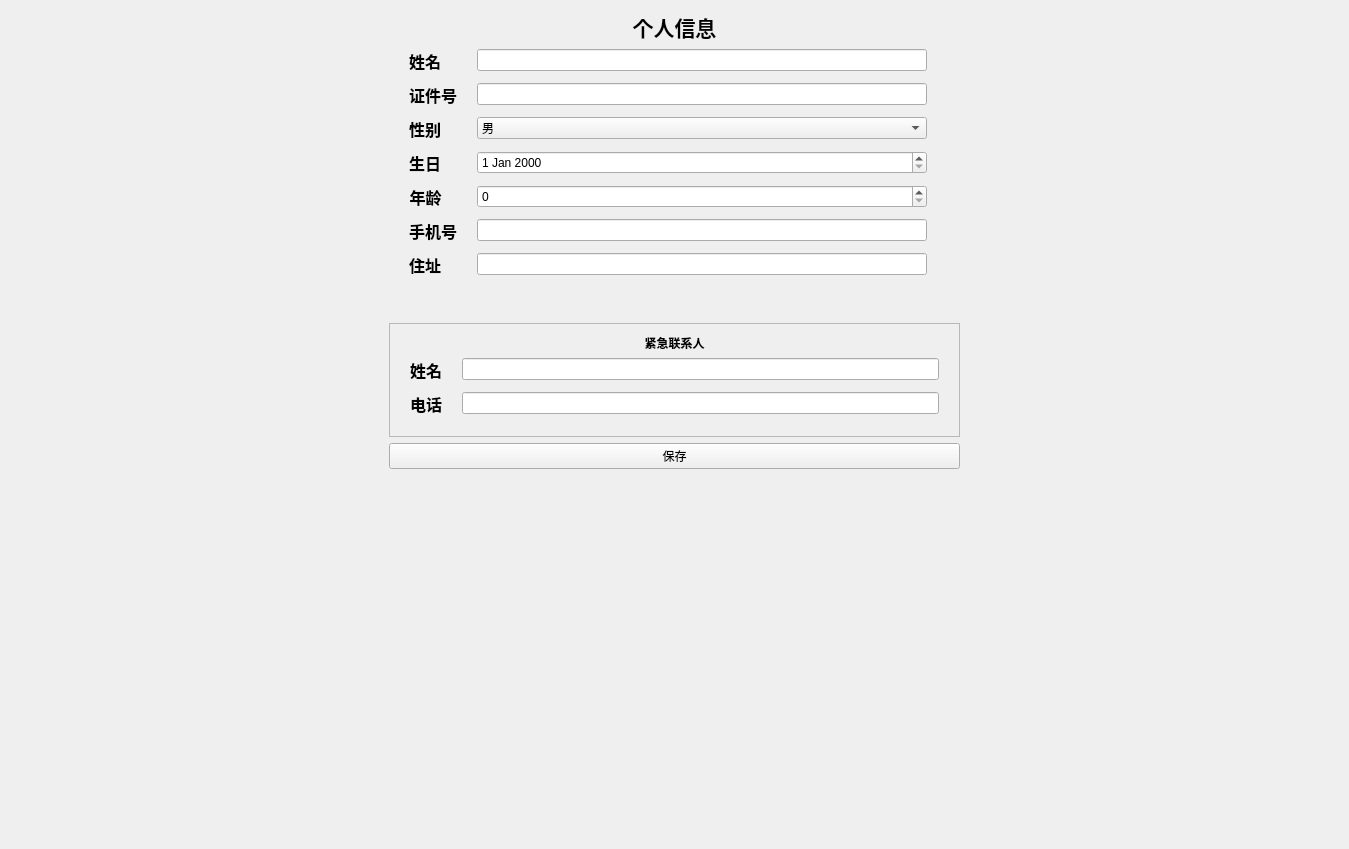
<?xml version="1.0" encoding="UTF-8"?>
<ui version="4.0">
 <class>PatientInfoPage</class>
 <widget class="QWidget" name="PatientInfoPage">
  <property name="geometry">
   <rect>
    <x>0</x>
    <y>0</y>
    <width>1349</width>
    <height>849</height>
   </rect>
  </property>
  <property name="windowTitle">
   <string>Form</string>
  </property>
  <layout class="QHBoxLayout" name="horizontalLayout_2">
   <item>
    <spacer name="horizontalSpacer">
     <property name="orientation">
      <enum>Qt::Horizontal</enum>
     </property>
     <property name="sizeHint" stdset="0">
      <size>
       <width>156</width>
       <height>20</height>
      </size>
     </property>
    </spacer>
   </item>
   <item>
    <layout class="QVBoxLayout" name="verticalLayout_3">
     <property name="topMargin">
      <number>0</number>
     </property>
     <item>
      <widget class="QLabel" name="HeaderLabel">
       <property name="font">
        <font>
         <pointsize>16</pointsize>
         <weight>75</weight>
         <bold>true</bold>
        </font>
       </property>
       <property name="text">
        <string>个人信息</string>
       </property>
       <property name="alignment">
        <set>Qt::AlignCenter</set>
       </property>
      </widget>
     </item>
     <item>
      <layout class="QVBoxLayout" name="verticalLayout">
       <item>
        <layout class="QHBoxLayout" name="horizontalLayout">
         <property name="bottomMargin">
          <number>0</number>
         </property>
         <item>
          <layout class="QFormLayout" name="formLayout">
           <property name="horizontalSpacing">
            <number>20</number>
           </property>
           <property name="verticalSpacing">
            <number>10</number>
           </property>
           <property name="leftMargin">
            <number>20</number>
           </property>
           <property name="rightMargin">
            <number>20</number>
           </property>
           <item row="0" column="0">
            <widget class="QLabel" name="label">
             <property name="sizePolicy">
              <sizepolicy hsizetype="Preferred" vsizetype="Preferred">
               <horstretch>0</horstretch>
               <verstretch>0</verstretch>
              </sizepolicy>
             </property>
             <property name="font">
              <font>
               <pointsize>12</pointsize>
               <weight>75</weight>
               <bold>true</bold>
              </font>
             </property>
             <property name="text">
              <string>姓名</string>
             </property>
             <property name="alignment">
              <set>Qt::AlignCenter</set>
             </property>
            </widget>
           </item>
           <item row="0" column="1">
            <widget class="QLineEdit" name="NameInput">
             <property name="sizePolicy">
              <sizepolicy hsizetype="Minimum" vsizetype="Fixed">
               <horstretch>0</horstretch>
               <verstretch>0</verstretch>
              </sizepolicy>
             </property>
             <property name="minimumSize">
              <size>
               <width>450</width>
               <height>0</height>
              </size>
             </property>
            </widget>
           </item>
           <item row="1" column="0">
            <widget class="QLabel" name="label_2">
             <property name="sizePolicy">
              <sizepolicy hsizetype="Preferred" vsizetype="Preferred">
               <horstretch>0</horstretch>
               <verstretch>0</verstretch>
              </sizepolicy>
             </property>
             <property name="font">
              <font>
               <pointsize>12</pointsize>
               <weight>75</weight>
               <bold>true</bold>
              </font>
             </property>
             <property name="text">
              <string>证件号</string>
             </property>
             <property name="alignment">
              <set>Qt::AlignCenter</set>
             </property>
            </widget>
           </item>
           <item row="1" column="1">
            <widget class="QLineEdit" name="IdInput">
             <property name="sizePolicy">
              <sizepolicy hsizetype="Minimum" vsizetype="Fixed">
               <horstretch>0</horstretch>
               <verstretch>0</verstretch>
              </sizepolicy>
             </property>
             <property name="minimumSize">
              <size>
               <width>450</width>
               <height>0</height>
              </size>
             </property>
            </widget>
           </item>
           <item row="2" column="0">
            <widget class="QLabel" name="label_3">
             <property name="sizePolicy">
              <sizepolicy hsizetype="Preferred" vsizetype="Preferred">
               <horstretch>0</horstretch>
               <verstretch>0</verstretch>
              </sizepolicy>
             </property>
             <property name="font">
              <font>
               <pointsize>12</pointsize>
               <weight>75</weight>
               <bold>true</bold>
              </font>
             </property>
             <property name="text">
              <string>性别</string>
             </property>
             <property name="alignment">
              <set>Qt::AlignCenter</set>
             </property>
            </widget>
           </item>
           <item row="2" column="1">
            <widget class="QComboBox" name="GenderInput">
             <property name="sizePolicy">
              <sizepolicy hsizetype="Minimum" vsizetype="Fixed">
               <horstretch>0</horstretch>
               <verstretch>0</verstretch>
              </sizepolicy>
             </property>
             <property name="minimumSize">
              <size>
               <width>450</width>
               <height>0</height>
              </size>
             </property>
             <item>
              <property name="text">
               <string>男</string>
              </property>
             </item>
             <item>
              <property name="text">
               <string>女</string>
              </property>
             </item>
            </widget>
           </item>
           <item row="3" column="0">
            <widget class="QLabel" name="label_4">
             <property name="sizePolicy">
              <sizepolicy hsizetype="Preferred" vsizetype="Preferred">
               <horstretch>0</horstretch>
               <verstretch>0</verstretch>
              </sizepolicy>
             </property>
             <property name="font">
              <font>
               <pointsize>12</pointsize>
               <weight>75</weight>
               <bold>true</bold>
              </font>
             </property>
             <property name="text">
              <string>生日</string>
             </property>
             <property name="alignment">
              <set>Qt::AlignCenter</set>
             </property>
            </widget>
           </item>
           <item row="3" column="1">
            <widget class="QDateEdit" name="BirthdayInput">
             <property name="sizePolicy">
              <sizepolicy hsizetype="Minimum" vsizetype="Fixed">
               <horstretch>0</horstretch>
               <verstretch>0</verstretch>
              </sizepolicy>
             </property>
             <property name="minimumSize">
              <size>
               <width>450</width>
               <height>0</height>
              </size>
             </property>
            </widget>
           </item>
           <item row="4" column="0">
            <widget class="QLabel" name="label_5">
             <property name="sizePolicy">
              <sizepolicy hsizetype="Preferred" vsizetype="Preferred">
               <horstretch>0</horstretch>
               <verstretch>0</verstretch>
              </sizepolicy>
             </property>
             <property name="font">
              <font>
               <pointsize>12</pointsize>
               <weight>75</weight>
               <bold>true</bold>
              </font>
             </property>
             <property name="text">
              <string>年龄</string>
             </property>
             <property name="alignment">
              <set>Qt::AlignCenter</set>
             </property>
            </widget>
           </item>
           <item row="4" column="1">
            <widget class="QSpinBox" name="AgeInput">
             <property name="sizePolicy">
              <sizepolicy hsizetype="Minimum" vsizetype="Fixed">
               <horstretch>0</horstretch>
               <verstretch>0</verstretch>
              </sizepolicy>
             </property>
             <property name="minimumSize">
              <size>
               <width>450</width>
               <height>0</height>
              </size>
             </property>
            </widget>
           </item>
           <item row="5" column="0">
            <widget class="QLabel" name="label_6">
             <property name="sizePolicy">
              <sizepolicy hsizetype="Preferred" vsizetype="Preferred">
               <horstretch>0</horstretch>
               <verstretch>0</verstretch>
              </sizepolicy>
             </property>
             <property name="font">
              <font>
               <pointsize>12</pointsize>
               <weight>75</weight>
               <bold>true</bold>
              </font>
             </property>
             <property name="text">
              <string>手机号</string>
             </property>
             <property name="alignment">
              <set>Qt::AlignCenter</set>
             </property>
            </widget>
           </item>
           <item row="5" column="1">
            <widget class="QLineEdit" name="ContactInput">
             <property name="sizePolicy">
              <sizepolicy hsizetype="Minimum" vsizetype="Fixed">
               <horstretch>0</horstretch>
               <verstretch>0</verstretch>
              </sizepolicy>
             </property>
             <property name="minimumSize">
              <size>
               <width>450</width>
               <height>0</height>
              </size>
             </property>
            </widget>
           </item>
           <item row="6" column="0">
            <widget class="QLabel" name="label_7">
             <property name="sizePolicy">
              <sizepolicy hsizetype="Preferred" vsizetype="Preferred">
               <horstretch>0</horstretch>
               <verstretch>0</verstretch>
              </sizepolicy>
             </property>
             <property name="font">
              <font>
               <pointsize>12</pointsize>
               <weight>75</weight>
               <bold>true</bold>
              </font>
             </property>
             <property name="text">
              <string>住址</string>
             </property>
             <property name="alignment">
              <set>Qt::AlignCenter</set>
             </property>
            </widget>
           </item>
           <item row="6" column="1">
            <widget class="QLineEdit" name="AddressInput">
             <property name="sizePolicy">
              <sizepolicy hsizetype="Minimum" vsizetype="Fixed">
               <horstretch>0</horstretch>
               <verstretch>0</verstretch>
              </sizepolicy>
             </property>
             <property name="minimumSize">
              <size>
               <width>450</width>
               <height>0</height>
              </size>
             </property>
            </widget>
           </item>
          </layout>
         </item>
         <item>
          <widget class="QLabel" name="PatientPhoto">
           <property name="sizePolicy">
            <sizepolicy hsizetype="Fixed" vsizetype="Fixed">
             <horstretch>0</horstretch>
             <verstretch>0</verstretch>
            </sizepolicy>
           </property>
           <property name="styleSheet">
            <string notr="true"/>
           </property>
           <property name="text">
            <string/>
           </property>
           <property name="pixmap">
            <pixmap resource="../res.qrc">:/img/picture/DefaultPhoto.jpg</pixmap>
           </property>
           <property name="scaledContents">
            <bool>true</bool>
           </property>
           <property name="alignment">
            <set>Qt::AlignCenter</set>
           </property>
           <property name="margin">
            <number>0</number>
           </property>
          </widget>
         </item>
        </layout>
       </item>
       <item>
        <spacer name="verticalSpacer">
         <property name="orientation">
          <enum>Qt::Vertical</enum>
         </property>
         <property name="sizeHint" stdset="0">
          <size>
           <width>20</width>
           <height>40</height>
          </size>
         </property>
        </spacer>
       </item>
       <item>
        <widget class="QFrame" name="CardFrame">
         <property name="styleSheet">
          <string notr="true"/>
         </property>
         <property name="frameShape">
          <enum>QFrame::StyledPanel</enum>
         </property>
         <property name="frameShadow">
          <enum>QFrame::Raised</enum>
         </property>
         <layout class="QVBoxLayout" name="verticalLayout_2">
          <property name="leftMargin">
           <number>20</number>
          </property>
          <property name="topMargin">
           <number>10</number>
          </property>
          <property name="rightMargin">
           <number>20</number>
          </property>
          <property name="bottomMargin">
           <number>20</number>
          </property>
          <item>
           <widget class="QLabel" name="label_8">
            <property name="font">
             <font>
              <weight>75</weight>
              <bold>true</bold>
             </font>
            </property>
            <property name="text">
             <string>紧急联系人</string>
            </property>
            <property name="alignment">
             <set>Qt::AlignCenter</set>
            </property>
           </widget>
          </item>
          <item>
           <layout class="QFormLayout" name="formLayout_2">
            <property name="horizontalSpacing">
             <number>20</number>
            </property>
            <property name="verticalSpacing">
             <number>10</number>
            </property>
            <item row="0" column="0">
             <widget class="QLabel" name="label_9">
              <property name="font">
               <font>
                <pointsize>12</pointsize>
                <weight>75</weight>
                <bold>true</bold>
               </font>
              </property>
              <property name="text">
               <string>姓名</string>
              </property>
              <property name="alignment">
               <set>Qt::AlignCenter</set>
              </property>
             </widget>
            </item>
            <item row="0" column="1">
             <widget class="QLineEdit" name="EmergencyContactName"/>
            </item>
            <item row="1" column="0">
             <widget class="QLabel" name="label_10">
              <property name="font">
               <font>
                <pointsize>12</pointsize>
                <weight>75</weight>
                <bold>true</bold>
               </font>
              </property>
              <property name="text">
               <string>电话</string>
              </property>
              <property name="alignment">
               <set>Qt::AlignCenter</set>
              </property>
             </widget>
            </item>
            <item row="1" column="1">
             <widget class="QLineEdit" name="EmergencyContactPhone"/>
            </item>
           </layout>
          </item>
         </layout>
        </widget>
       </item>
      </layout>
     </item>
     <item>
      <widget class="QPushButton" name="SaveBtn">
       <property name="text">
        <string>保存</string>
       </property>
      </widget>
     </item>
     <item>
      <spacer name="verticalSpacer_3">
       <property name="orientation">
        <enum>Qt::Vertical</enum>
       </property>
       <property name="sizeHint" stdset="0">
        <size>
         <width>20</width>
         <height>40</height>
        </size>
       </property>
      </spacer>
     </item>
    </layout>
   </item>
   <item>
    <spacer name="horizontalSpacer_2">
     <property name="orientation">
      <enum>Qt::Horizontal</enum>
     </property>
     <property name="sizeHint" stdset="0">
      <size>
       <width>156</width>
       <height>20</height>
      </size>
     </property>
    </spacer>
   </item>
  </layout>
 </widget>
 <resources>
  <include location="../res.qrc"/>
 </resources>
 <connections/>
</ui>
